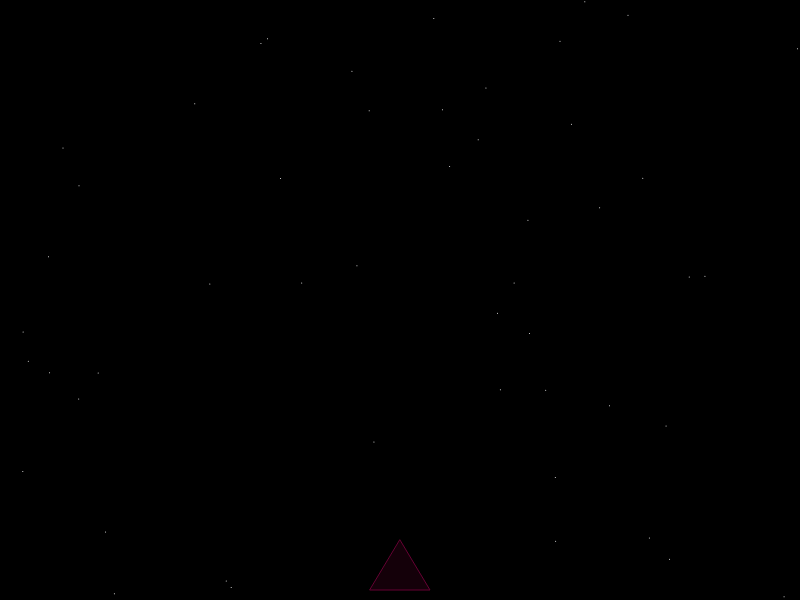
Frame 1 (no input)
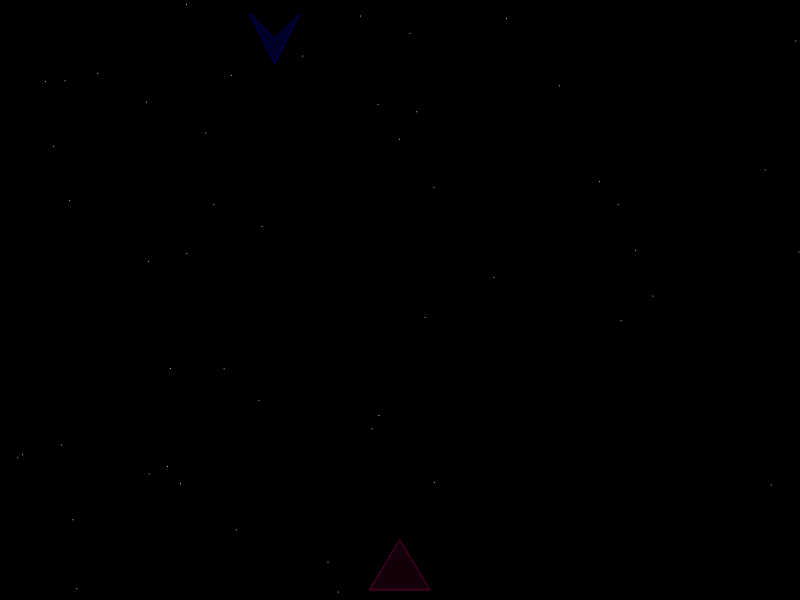
Frame 60 (no input)
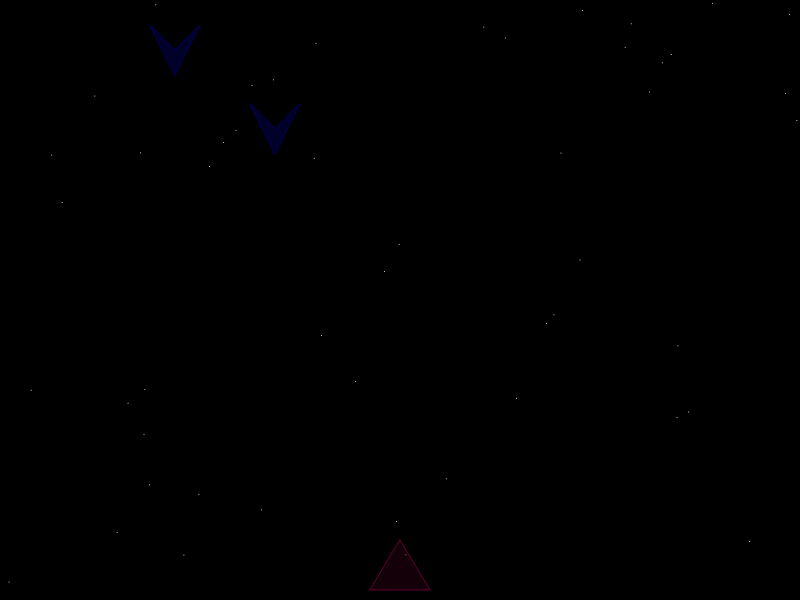
Frame 120 (the mouse pressed at the canvas centre since frame 60)

The p5.js sketch that drew these frames (run headless with seeded random() and noise() and a simulated clock; from frame 60 on, the mouse is pressed at the canvas centre):

// p5.js sketch
// ── sketch.js
const ANCHO = 800;
const LARGO = 600;

let ship;
let balas = [];
let enemigos = [];
function setup() {
	createCanvas(ANCHO, LARGO);
	ship = new nave();
}

function draw() {
	background(0);
	if(ship.vida > 0){
		estrellas();
		ship.mostrar();
		ship.mover();
		addEnemy(enemigos);
		//mueve y muestra a los enemigos
		showE(enemigos);
		//Muestra y mueve a los abjetos bullet
		showB(balas);
		//Elimina objetos del array balas
		addScore(enemigos,balas,ship);
		deleteE(enemigos,balas);
		//condiciones del juego
		condiciones(ship,enemigos);
	}
	if(ship.vida == 0){
		fill(255);
		stroke(255);
		textAlign(CENTER);
		textSize(50);
		textFont('Impact');
		text('GAME OVER',ANCHO/2,LARGO/2);
		textSize(25);
		textAlign(CENTER);
		text('Score: ' + String(ship.score),ANCHO/2,(LARGO/2)+30);
	}
}

//Eventos del teclado
function keyPressed (){
	if(key === ' '){
		if(balas.length < 3){
			let bala = new bullet(ship.x3);
			balas.push(bala);
		}
	}
}

// ── funAux.js
//funciones auxiliares
function interceptar(bala,enemigo){
  return (dist(bala.xbullet,bala.ybullet,enemigo.x2enemy,enemigo.y2enemy)<30);
}
function deleteE(enemigos,balas){
  for(let z = 0; z < balas.length; z++){
    for(let w = 0; w < enemigos.length;w++){
      if(interceptar(balas[z],enemigos[w])){
  			enemigos.splice(w,1);
        balas[z].borrar = true;
      }
    }
    if((balas[z].borrar)||(balas[z].ybullet < 0)){
      balas.splice(z,1);
    }
  }
}

function showE (enemigos){
  for(let e = 0; e < enemigos.length ; e++){
    enemigos[e].mostrarE();
    enemigos[e].moverE();
  }
}
function showB(balas){
  for(let i = 0; i < balas.length ;i++){
    balas[i].mostrarB();
    balas[i].disparar();
  }
}
function condiciones(nave,enemigos){
  for(let i = 0; i< enemigos.length; i++){
    if(enemigos[i].y4enemy > nave.y3){
        console.log(nave.vida);
        enemigos.splice(i,1);
        nave.vida = nave.vida - 1;
    }
  }
}

function addEnemy(enemigos){
  if(enemigos.length == 0){
  for(let w = 0; enemigos.length < 16;w++){
    let enemigo = new enemy(50 * w ,random(-1500,-50));
    enemigos.push(enemigo);
    }
  }
}

function estrellas(){
  for(let i = 0;i<50;i++){
    stroke(255);
    point(random(0,ANCHO),random(0,LARGO));
  }
}

function addScore(enemigos,balas,nave){
  for(let z = 0; z < balas.length; z++){
    for(let w = 0; w < enemigos.length;w++){
      if(interceptar(balas[z],enemigos[w])){
        nave.score = nave.score + 25;
        console.log(nave.score);
      }
    }
  }
}

// ── naveClases.js
const GRID=5;
//Objetos de los distintos elementos del juego
//Nave
class nave {
//Atributos pertenecientes a la nave
	constructor(){
	this.x1 = (ANCHO/2)-30;
	this.y1 = LARGO-10;
	this.x2 = (ANCHO/2)+30;
	this.y2 = LARGO-10;
	this.x3 = (ANCHO/2);
	this.y3 = LARGO-60;
	this.xspeed = 6;
	this.vida = 3;
	this.score = 0;
	}
//Dibuja el triangualo
	mostrar(){
		stroke(102,0,51);
		strokeWeight(1);
		fill(51,0,25,100);
		triangle(this.x1,this.y1,this.x2,this.y2,this.x3,this.y3);
	}
//funcion encargarda de mover el triangulo
	mover(){
		if((keyIsDown(LEFT_ARROW)) && (this.x1 > 0)){
		this.x1 = this.x1 - this.xspeed;
		this.x2 = this.x2 - this.xspeed;
		this.x3 = this.x3 - this.xspeed;
		}
		if((keyIsDown(RIGHT_ARROW)) && (this.x2 < ANCHO)){
		this.x1 = this.x1 + this.xspeed;
		this.x2 = this.x2 + this.xspeed;
		this.x3 = this.x3 + this.xspeed;
		}
	}
}
//Bullets
class bullet{
//Atributos pertenecientes a los circulos
	constructor(xnave){
		this.xbullet = xnave;
		this.ybullet = LARGO-65;
		this.bspeed = 5;
		this.aux = 0;
		this.borrar = false;
	}
//Dibuja los circulos
	mostrarB(){
		stroke(204,0,0);
		strokeWeight(0.75)
		fill(153,0,0,50);
		ellipse(this.xbullet,this.ybullet,10);
	}
//Se encarga de mover los circulos
	disparar(){
		this.ybullet = this.ybullet - this.bspeed;
	}
}
//Enemigos

class enemy {
	constructor(initX,initY){
		this.x1enemy = initX;
		this.y1enemy = initY;
		this.x2enemy = initX+25;
		this.y2enemy = initY+25;
		this.x3enemy = initX+50;
		this.y3enemy = initY;
		this.x4enemy = initX+25;
		this.y4enemy = initY+50;
		this.espeed = 1.5;
	}
	mostrarE(){
		stroke(0,0,102);
		strokeWeight(1);
		fill(0,0,51,200);
		quad(this.x1enemy,this.y1enemy,this.x2enemy,this.y2enemy,this.x3enemy,this.y3enemy,this.x4enemy,this.y4enemy);
	}
	moverE(){
		this.y1enemy = this.y1enemy + this.espeed;
		this.y2enemy = this.y2enemy + this.espeed;
		this.y3enemy = this.y3enemy + this.espeed;
		this.y4enemy = this.y4enemy + this.espeed;
	}
}
